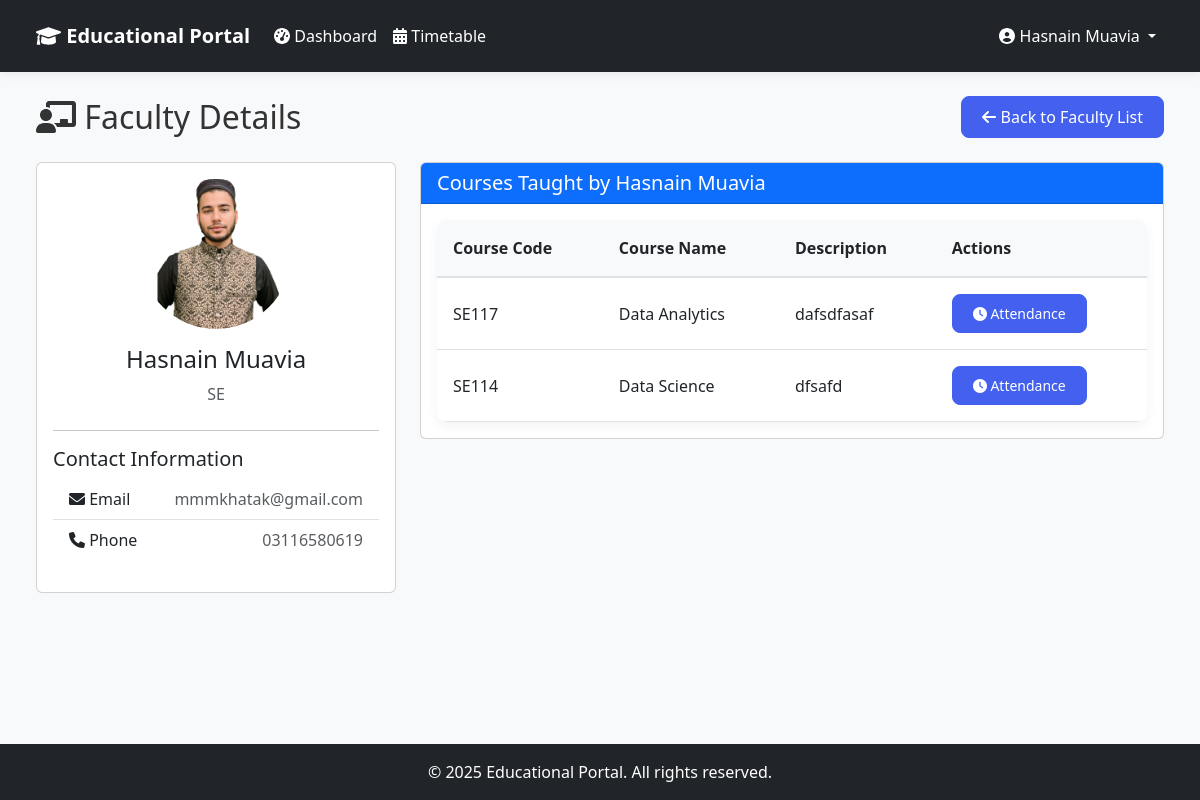
/student-dashboard/faculty/5/ (signed in), run on an earlier commit of the app's database.
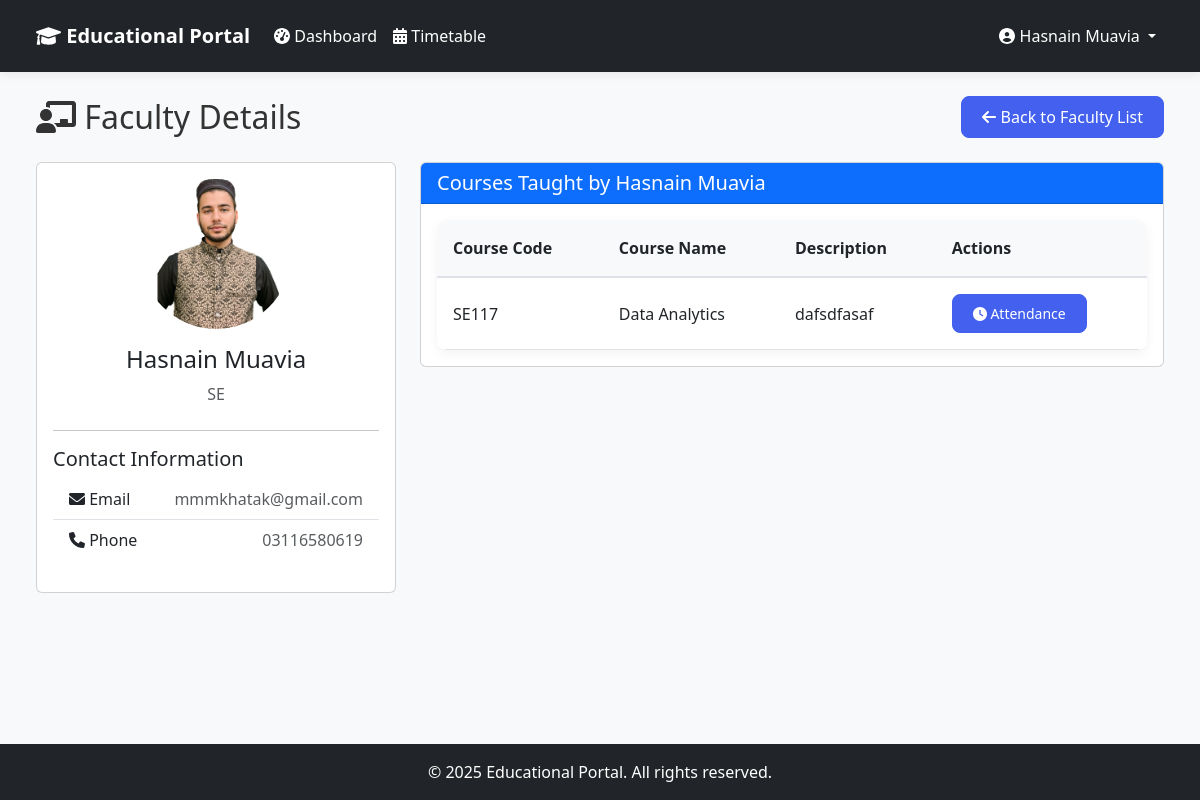
And on a later commit of the database.
### core/models.py (models this page shows, shortened)
class Course(models.Model):
    name = models.CharField(max_length=100)
    code = models.CharField(max_length=20, unique=True)
    description = models.TextField(blank=True, null=True)

### student_dashboard/views.py (the view)
# urls.py: path('faculty/', views.view_faculty, name='student_view_faculty'),
@login_required
@user_passes_test(is_student)
def view_faculty(request, faculty_id=None):
    student = get_object_or_404(Student, user=request.user)
    student_courses = student.courses.all()
    faculty_list = Faculty.objects.filter(course_assignments__course__in=student_courses).distinct()
    if faculty_id:
        faculty = get_object_or_404(Faculty, id=faculty_id)
        courses = Course.objects.filter(
            faculty_assignments__faculty=faculty,
            students=student
        ).distinct()
        context = {
            'faculty': faculty,
            'courses': courses,
        }
        return render(request, 'student_dashboard/faculty_details.html', context)
    context = {
        'faculty_list': faculty_list,
    }
    return render(request, 'student_dashboard/faculty_list.html', context)

### core/models.py (called while the page is built)
    def is_faculty(self):
        return self.role == Role.FACULTY

    def is_student(self):
        return self.role == Role.STUDENT

### student_dashboard/views.py (called while the page is built)
def is_student(user):
    return user.is_authenticated and user.is_student()

### templates/student_dashboard/faculty_details.html (shortened to what the changed rows need)
{% extends 'base.html' %}
{% block content %}
<div class="container-fluid">
    <div class="d-flex justify-content-between align-items-center mb-4">
        <h2 class="mb-0"><i class="fas fa-chalkboard-teacher"></i> Faculty Details</h2>
    </div>
    <div class="row">
        <div class="col-md-8">
            <div class="card">
                <div class="card-body">
                    {% if courses %}
                    <div class="table-responsive">
                        <table class="table table-hover">
                            <thead>
                                <tr>
                                    <th>Course Code</th>
                                    <th>Course Name</th>
                                    <th>Description</th>
                                    <th>Actions</th>
                                </tr>
                            </thead>
                            <tbody>
                                {% for course in courses %}
                                <tr>
                                    <td>{{ course.code }}</td>
                                    <td>{{ course.name }}</td>
                                    <td>{{ course.description|truncatechars:50 }}</td>
                                    <td>
                                        <a href="{% url 'student_course_attendance' course.id %}" class="btn btn-sm btn-primary">
                                            <i class="fas fa-clock"></i> Attendance
                                        </a>
                                    </td>
                                </tr>
                                {% endfor %}
                            </tbody>
                        </table>
                    </div>
                    {% else %}
                    <div class="alert alert-info">
                        <i class="fas fa-info-circle"></i> You are not enrolled in any courses taught by this faculty member.
                    </div>
                    {% endif %}
                </div>
            </div>
        </div>
    </div>
</div>
{% endblock %}

What changed in the data, as far as the page shows it:
removed Course: code "SE114", name "Data Science", description "dfsafd"
